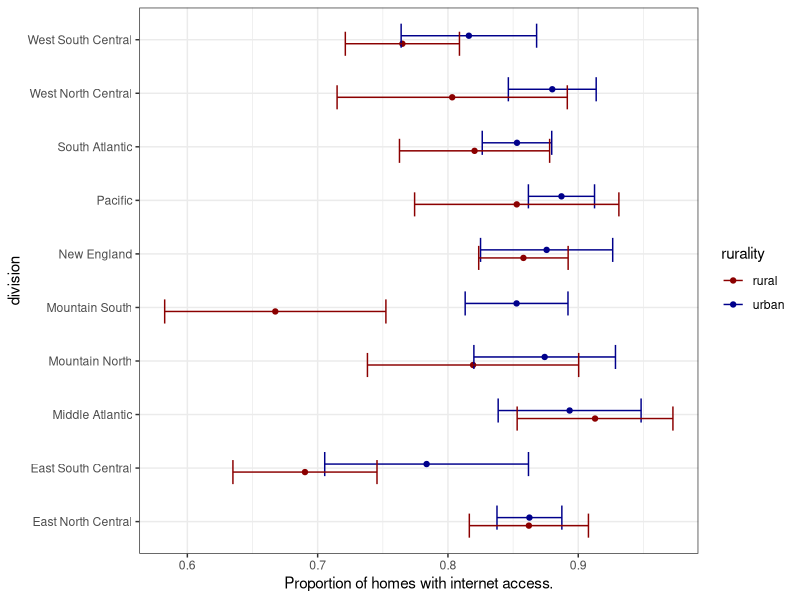
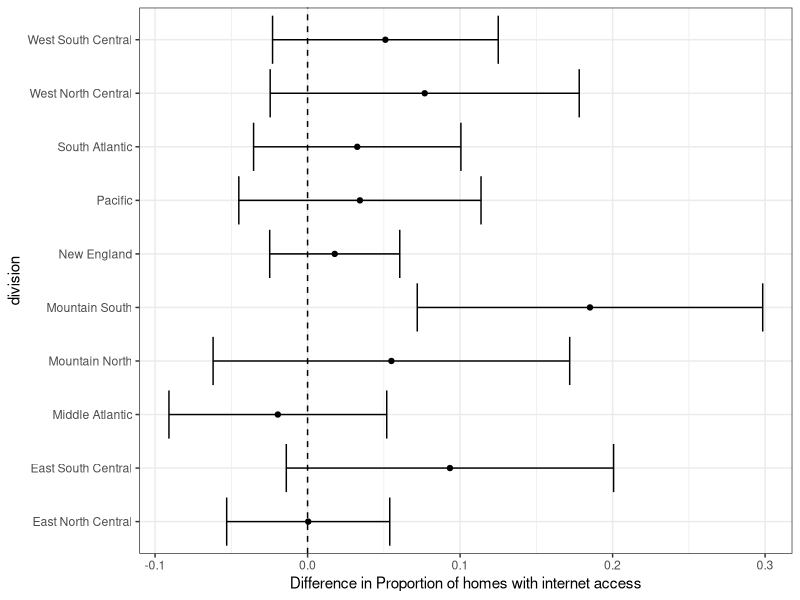
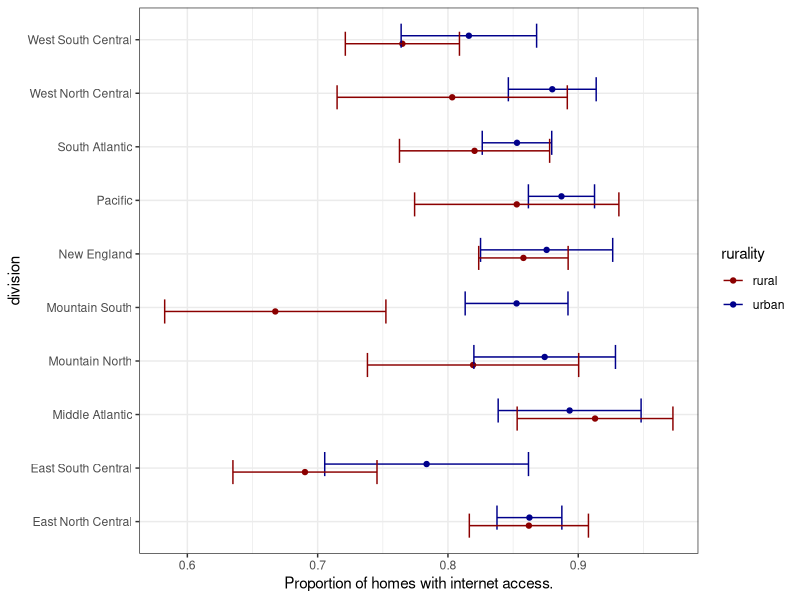
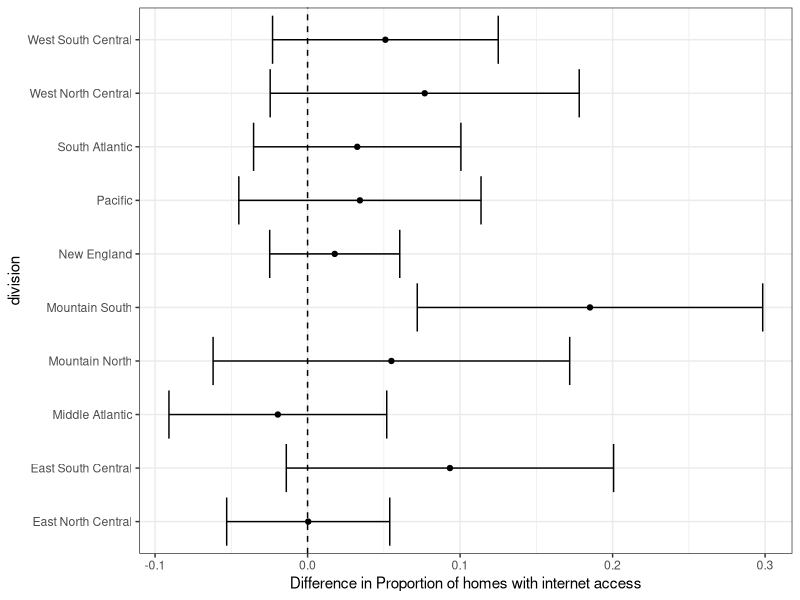

These figures' R source, in order:
## ---- chunk 1
knitr::opts_chunk$set(echo = TRUE)
## ---- chunk 2
# libraries
library(tidyverse)

# read in summary results
q2_df = readr::read_delim("./w4_p2_RECS2015_internet.csv", delim = ",")
## ---- chunk 3
# reshape for plotting
plot_data = q2_df %>%
  pivot_longer(cols = starts_with('p_int'), names_prefix = 'p_int',
               names_to = 'var') %>%
  mutate( rurality = stringr::str_replace_all(var, '_.*', ''),
          type = ifelse( grepl('_', var), 
                        stringr::str_replace_all(var, '.*_', ''),
                        'est'
                        )
  ) %>%
  pivot_wider(id_cols = c('division', 'rurality'), 
              names_from = type, 
              values_from = value
  ) 
## ---- chunk 4
cap = paste("**Figure 1.** *Proportion of homes with internet access in each",
            "Census Division.*")
# Use ggplot to produce a figure `p1` matching what is shown using the
#  data above. 
p1 = plot_data %>% 
  filter(rurality != "diff") %>%
  group_by(division,rurality) %>% 
  ggplot(aes(x = est, y = division)) +
  geom_point(aes(color = rurality), position = position_dodge(0.3)) +
  geom_errorbarh( aes(xmin = lwr, xmax = upr, color=rurality), 
                  position = position_dodge(0.3)) + 
  xlab('Proportion of homes with internet access.') + scale_color_manual(values=c("darkred","darkblue")) +
  theme_bw()

# Remove comments to plot and save
ggsave('w4_p2_q1_plot.png', width = 6,height = 4)
p1
## ---- chunk 5
cap = paste("**Figure 2.** *Difference (urban less rural) in proportion of",
  "homes with internet access in each Census Division.*")

# Use ggplot to produce a figure `p2` matching what is shown using the
#  data above. 
p2 = plot_data %>% 
  filter(rurality == "diff") %>%
  ggplot(aes(x = est, y = division)) +
  geom_point() +
  geom_errorbarh( aes(xmin = lwr, xmax = upr), 
                  position = position_dodge(0.3)) + 
  geom_vline(aes(xintercept=0),linetype="dashed") + 
  xlab('Difference in Proportion of homes with internet access') +
  theme_bw()
  
# Remove comments to plot and save
ggsave('w4_p2_q2_plot.png', width = 6,height = 4)
p2

